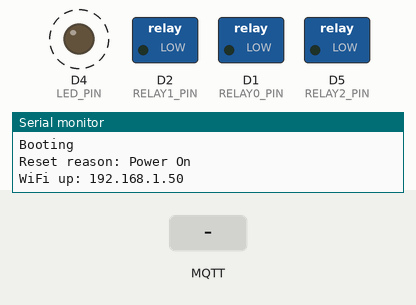
Simulated run of this program. Board: ESP8266 (NodeMCU). Shown: switched loads named in the program (green lamp = pin HIGH), output pins drawn as LEDs (lit = HIGH), the last lines printed to the serial monitor. Dashed ring = blinking. The test bench sets the inputs (shaded band). WiFi joins after 1.5 s; servers stay silent unless stated; no MQTT or app messages arrive unless stated.

Above: at 2.38 s.
2.8 s: MQTT message "on" arrives on the first subscribed topic
At 11.7 s:
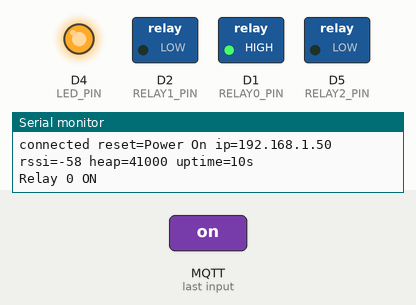
12.0 s: MQTT message "on" arrives on the second subscribed topic
At 12.3 s:
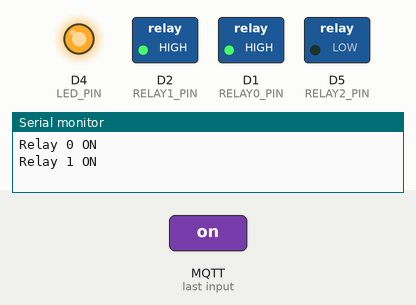
13.5 s: MQTT message "o" arrives on the first subscribed topic
At 14.7 s:
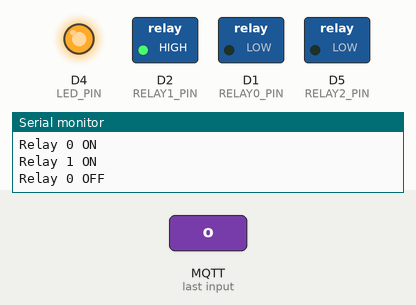
15.0 s: MQTT message "on" arrives on the third subscribed topic
At 15.9 s:
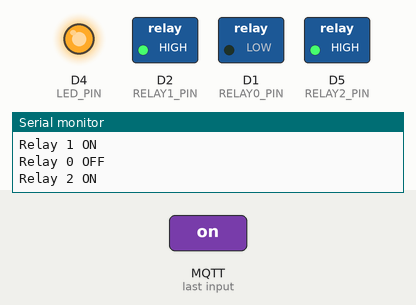
16.5 s: MQTT message "o" arrives on the second subscribed topic
At 17.0 s:
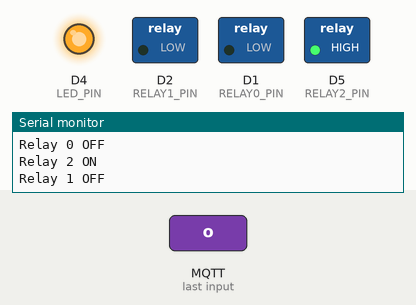
18.0 s: MQTT message "o" arrives on the third subscribed topic
At 18.24 s:
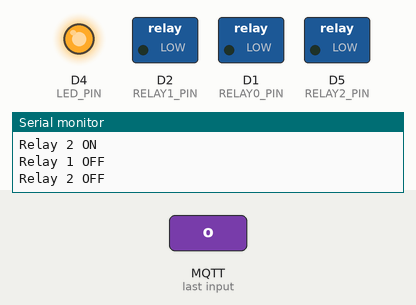
Timing chart, 0 to 22.9 s (numbered marks = the images above; inputs shaded):
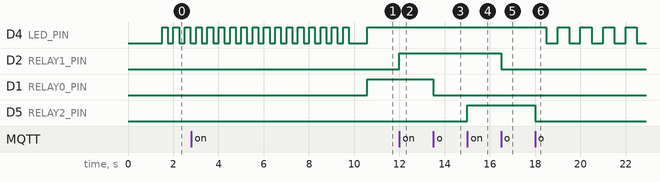

Measured:
- after the input at 2.8 s, D4 (LED_PIN): goes on until 10.6 s, then stays HIGH; D1 (RELAY0_PIN): LOW → HIGH after 7.8 s
- after the input at 12.0 s, D2 (RELAY1_PIN): LOW → HIGH at once
- after the input at 13.5 s, D1 (RELAY0_PIN): HIGH → LOW at once
- after the input at 15.0 s, D5 (RELAY2_PIN): LOW → HIGH at once
- after the input at 16.5 s, D2 (RELAY1_PIN): HIGH → LOW at once
- after the input at 18.0 s, D4 (LED_PIN): alternates HIGH for 0.50 s and LOW for 0.50 s, starting after 0.50 s; D5 (RELAY2_PIN): HIGH → LOW at once
- by itself, D4 (LED_PIN): alternates HIGH for 0.25 s and LOW for 0.25 s

The program:

main.cpp
```cpp
#include <ESP8266WiFi.h>
#include <PubSubClient.h>

// Wi-Fi + MQTT credentials live in config.h, which is git-ignored.
// Copy config.example.h to config.h and fill in your own values.
#include "config.h"

#define RELAY0_PIN D1  // GPIO5  - zone 0
#define RELAY1_PIN D2  // GPIO4  - zone 1
#define RELAY2_PIN D5  // GPIO14 - zone 2
#define LED_PIN    LED_BUILTIN

const char* ssid         = WIFI_SSID;
const char* password     = WIFI_PASSWORD;
const char* mqttServer   = MQTT_SERVER;
const int   mqttPort     = MQTT_PORT;
const char* mqttUser     = MQTT_USER;
const char* mqttPassword = MQTT_PASSWORD;

const unsigned long OFF_DELAY      = 30UL * 60UL * 1000UL;  // 30 min auto-off
const unsigned long SLEEP_MS       = 10000UL;               // health check cadence
const unsigned long MAX_BACKOFF    = 40000UL;               // cap for WiFi backoff
const unsigned long HEARTBEAT_MS   = 5UL * 60UL * 1000UL;   // diagnostics cadence

// Connectivity watchdog: if we cannot reach both WiFi and the broker for this
// long, close every valve and reboot. The hardware/software WDT cannot catch
// this - loop() keeps running happily while offline, so it stays fed forever.
const unsigned long MAX_OFFLINE_MS = 15UL * 60UL * 1000UL;  // 15 min

const char* CONTROL_TOPIC[3] = { "irrigation/control0",
                                 "irrigation/control1",
                                 "irrigation/control2" };
const char* STATUS_TOPIC[3]  = { "irrigation/status0",
                                 "irrigation/status1",
                                 "irrigation/status2" };
const char* LOG_TOPIC        = "irrigation/log";

/* Last Will and Testament. The broker publishes "offline" here on our behalf
 * if we stop answering keepalives, which is the only way Home Assistant can
 * tell a dead controller from a quiet one. Retained, so the state survives an
 * HA restart. Without this, a wedged controller looks perfectly healthy. */
const char* AVAILABILITY_TOPIC = "irrigation/availability";

WiFiClient espClient;
PubSubClient mqttClient(espClient);

volatile unsigned long lastOnTime[3] = {0,0,0}; // per-relay ON timestamps
unsigned long lastHealthMs   = 0;
unsigned long lastHeartbeatMs = 0;
unsigned long wifiBackoff    = 3000UL;
unsigned long lastOnlineMs   = 0;   // last moment WiFi + MQTT were both up

unsigned long ledPatternStart = 0;

inline uint8_t pinOf(int i) {
  return (i == 0 ? RELAY0_PIN : i == 1 ? RELAY1_PIN : RELAY2_PIN);
}

// Declared up front because ensureWIFI() calls it during its blocking wait.
// The Arduino preprocessor would normally generate this, but relying on that
// breaks under some toolchains.
void enforceAutoOff();

void armHardwareWDT() {
  // NOTE: the timeout argument to wdtEnable() is ignored by the ESP8266 core.
  // The software WDT fires at roughly 1.6-3.2 s and the hardware WDT at about
  // 6 s; neither period is configurable from here. This only guards against a
  // genuinely hung loop() - see MAX_OFFLINE_MS for the connectivity watchdog.
  ESP.wdtDisable();
  ESP.wdtEnable(0);
}

// Publish a zone's state so Home Assistant's MQTT switch can resolve.
// Retained, so HA picks up the correct state after a restart.
void publishStatus(int idx) {
  if (!mqttClient.connected()) return;
  mqttClient.publish(STATUS_TOPIC[idx], lastOnTime[idx] ? "on" : "off", true);
}

// Single place where a relay changes state, so status is never out of sync.
void setRelay(int idx, bool isOn) {
  digitalWrite(pinOf(idx), isOn ? HIGH : LOW);
  lastOnTime[idx] = isOn ? millis() : 0;
  publishStatus(idx);
}

void setupWIFI() {
  WiFi.mode(WIFI_STA);
  WiFi.persistent(false);
  WiFi.setAutoReconnect(true);
  // Modem sleep saves a few mA but stalls MQTT for seconds at a time and makes
  // keepalives unreliable. A mains-powered valve controller does not need it.
  WiFi.setSleepMode(WIFI_NONE_SLEEP);
  WiFi.begin(ssid, password);

  const unsigned long deadline = millis() + 20000UL; // 20 s boot window
  while (WiFi.status() != WL_CONNECTED && (long)(millis() - deadline) < 0) {
    yield();
    delay(50);
  }
  if (WiFi.status() == WL_CONNECTED) {
    Serial.print("WiFi up: "); Serial.println(WiFi.localIP());
    wifiBackoff = 2000UL;
  } else {
    Serial.println("WiFi boot connect timeout; will retry in loop.");
  }
}

void ensureWIFI() {
  if (WiFi.status() == WL_CONNECTED) return;

  // disconnect() + begin() is far more reliable than reconnect() once the AP
  // has dropped us; reconnect() can fail indefinitely against a stale station
  // config. Do it once, then wait - do not spam it.
  Serial.printf("WiFi down. Retrying for %lu ms\n", wifiBackoff);
  WiFi.disconnect();
  WiFi.begin(ssid, password);

  const unsigned long start = millis();
  while (WiFi.status() != WL_CONNECTED && (millis() - start) < wifiBackoff) {
    yield();
    delay(50);
    enforceAutoOff();   // keep the safety timer honest during a long wait
  }

  if (WiFi.status() == WL_CONNECTED) {
    Serial.print("WiFi reconnected: "); Serial.println(WiFi.localIP());
    wifiBackoff = 2000UL;   // reset
  } else {
    Serial.println("WiFi retry failed.");
    wifiBackoff = min(wifiBackoff * 2, MAX_BACKOFF); // exponential backoff
  }
}

void mqttCallback(char* topic, byte* payload, unsigned int length) {
  int idx = -1;
  for (int i = 0; i < 3; i++) {
    if (strcmp(topic, CONTROL_TOPIC[i]) == 0) { idx = i; break; }
  }
  if (idx < 0) return;

  bool isOn = false;
  if (length >= 2) {
    char c0 = (char)payload[0];
    char c1 = (char)payload[1];
    if ((c0=='o'||c0=='O') && (c1=='n'||c1=='N')) isOn = true;
  }

  setRelay(idx, isOn);
  Serial.printf("Relay %d %s\n", idx, isOn ? "ON" : "OFF");
}

void setupMQTT() {
  mqttClient.setServer(mqttServer, mqttPort);
  mqttClient.setCallback(mqttCallback);
  mqttClient.setKeepAlive(30);
  mqttClient.setBufferSize(512);
}

void publishDiagnostics(const char* why) {
  if (!mqttClient.connected()) return;
  char buf[160];
  snprintf(buf, sizeof(buf),
           "%s reset=%s ip=%s rssi=%d heap=%u uptime=%lus",
           why,
           ESP.getResetReason().c_str(),
           WiFi.localIP().toString().c_str(),
           WiFi.RSSI(),
           (unsigned)ESP.getFreeHeap(),
           millis() / 1000UL);
  mqttClient.publish(LOG_TOPIC, buf);
  Serial.println(buf);
}

void ensureMQTT() {
  if (WiFi.status() != WL_CONNECTED) return;
  if (mqttClient.connected()) return;

  Serial.print("MQTT down. Reconnecting... ");
  String cid = String("ESP8266Client-irrigator-") + String(ESP.getChipId(), HEX);

  for (int attempt = 0; attempt < 3 && !mqttClient.connected(); attempt++) {
    mqttClient.connect(cid.c_str(), mqttUser, mqttPassword,
                       AVAILABILITY_TOPIC, 1, true, "offline");
    for (int k = 0; k < 10; k++) { mqttClient.loop(); yield(); delay(50); }
  }

  if (!mqttClient.connected()) {
    Serial.println("failed.");
    return;
  }

  Serial.println("connected.");
  mqttClient.publish(AVAILABILITY_TOPIC, "online", true);   // clears the will
  for (int i = 0; i < 3; i++) mqttClient.subscribe(CONTROL_TOPIC[i]);

  // Tell HA what the valves are actually doing, so the switches stop
  // sitting at "unknown", then report why we last rebooted.
  for (int i = 0; i < 3; i++) publishStatus(i);
  publishDiagnostics("connected");
}

void enforceAutoOff() {
  unsigned long now = millis();
  for (int i = 0; i < 3; i++) {
    if (lastOnTime[i] != 0 && now - lastOnTime[i] >= OFF_DELAY) {
      setRelay(i, false);
      Serial.printf("Relay %d AUTO-OFF after 30 min\n", i);
    }
  }
}

bool anyRelayOn() {
  return lastOnTime[0] || lastOnTime[1] || lastOnTime[2];
}

// Reboot if we have been unreachable for too long. The WDT cannot do this:
// loop() keeps executing while offline, so it stays fed indefinitely.
void checkConnectivityWatchdog(unsigned long now) {
  if (WiFi.status() == WL_CONNECTED && mqttClient.connected()) {
    lastOnlineMs = now;
    return;
  }
  if (now - lastOnlineMs < MAX_OFFLINE_MS) return;

  Serial.println("Offline too long - closing valves and rebooting.");
  for (int i = 0; i < 3; i++) digitalWrite(pinOf(i), LOW);
  Serial.flush();
  delay(200);

  ESP.restart();

  // ESP.restart() can wedge if the chip was last started by a serial upload
  // rather than a real reset. If we are still here, stop feeding the software
  // WDT and let the hardware WDT (~6 s) force the reset instead.
  ESP.wdtDisable();
  while (true) { }
}

// Map system health to LED pattern
// solid when active; fast blink if WiFi down; medium blink if MQTT down; normal otherwise
void getLedPattern(unsigned long& periodMs, unsigned long& onMs, bool& solidOn) {
  bool wifiOK = (WiFi.status() == WL_CONNECTED);
  bool mqttOK = mqttClient.connected();

  if (anyRelayOn()) { solidOn = true; periodMs = 0; onMs = 0; return; }
  if (!wifiOK)      { solidOn = false; periodMs = 250;  onMs = 125;  return; }
  if (!mqttOK)      { solidOn = false; periodMs = 500;  onMs = 250;  return; }
  solidOn = false;  periodMs = 1000; onMs = 500;        // healthy
}

void driveLedNonBlocking() {
  static bool ledInit = false;
  if (!ledInit) { ledInit = true; ledPatternStart = millis(); }

  unsigned long periodMs, onMs; bool solidOn;
  getLedPattern(periodMs, onMs, solidOn);
  unsigned long now = millis();

  if (solidOn) {
    digitalWrite(LED_PIN, HIGH);
    ledPatternStart = now;
    return;
  }
  if (periodMs == 0) {
    digitalWrite(LED_PIN, LOW);
    ledPatternStart = now;
    return;
  }
  unsigned long phase = (now - ledPatternStart) % periodMs;
  digitalWrite(LED_PIN, (phase < onMs) ? HIGH : LOW);
}

void setup() {
  Serial.begin(9600);
  Serial.println("Booting");
  Serial.print("Reset reason: "); Serial.println(ESP.getResetReason());

  pinMode(LED_PIN, OUTPUT);
  pinMode(RELAY0_PIN, OUTPUT);
  pinMode(RELAY1_PIN, OUTPUT);
  pinMode(RELAY2_PIN, OUTPUT);
  digitalWrite(RELAY0_PIN, LOW);
  digitalWrite(RELAY1_PIN, LOW);
  digitalWrite(RELAY2_PIN, LOW);

  lastOnlineMs = millis();   // do not reboot instantly on a slow first connect

  armHardwareWDT();
  setupWIFI();
  setupMQTT();
}

void loop() {
  unsigned long now = millis();

  if (now - lastHealthMs >= SLEEP_MS) {
    ensureWIFI();
    ensureMQTT();
    checkConnectivityWatchdog(now);
    lastHealthMs = now;
  }

  if (now - lastHeartbeatMs >= HEARTBEAT_MS) {
    publishDiagnostics("heartbeat");
    lastHeartbeatMs = now;
  }

  mqttClient.loop();
  enforceAutoOff();
  driveLedNonBlocking();

  ESP.wdtFeed();
  delay(1);
}
```

config.example.h
```cpp
// -----------------------------------------------------------------------------
//  config.example.h
//
//  Copy this file to config.h and fill in your own values:
//
//      cp src/config.example.h src/config.h
//
//  config.h is listed in .gitignore and must never be committed.
// -----------------------------------------------------------------------------
#pragma once

// ---- Wi-Fi -------------------------------------------------------------------
#define WIFI_SSID       "your-wifi-ssid"
#define WIFI_PASSWORD   "your-wifi-password"

// ---- MQTT broker -------------------------------------------------------------
// Host or IP of the broker (e.g. the machine running Home Assistant).
#define MQTT_SERVER     "192.168.0.10"
#define MQTT_PORT       1883

// The broker MUST have a matching login. On the Home Assistant Mosquitto add-on
// these live under Settings > Add-ons > Mosquitto broker > Configuration:
//
//   logins:
//     - username: irrigator
//       password: <a long random password>
//
// If the firmware connects without credentials the broker rejects it with
// "received null username or password for unpwd check ... not authorised"
// and the zones silently never respond.
#define MQTT_USER       "irrigator"
#define MQTT_PASSWORD   "your-mqtt-password"
```
